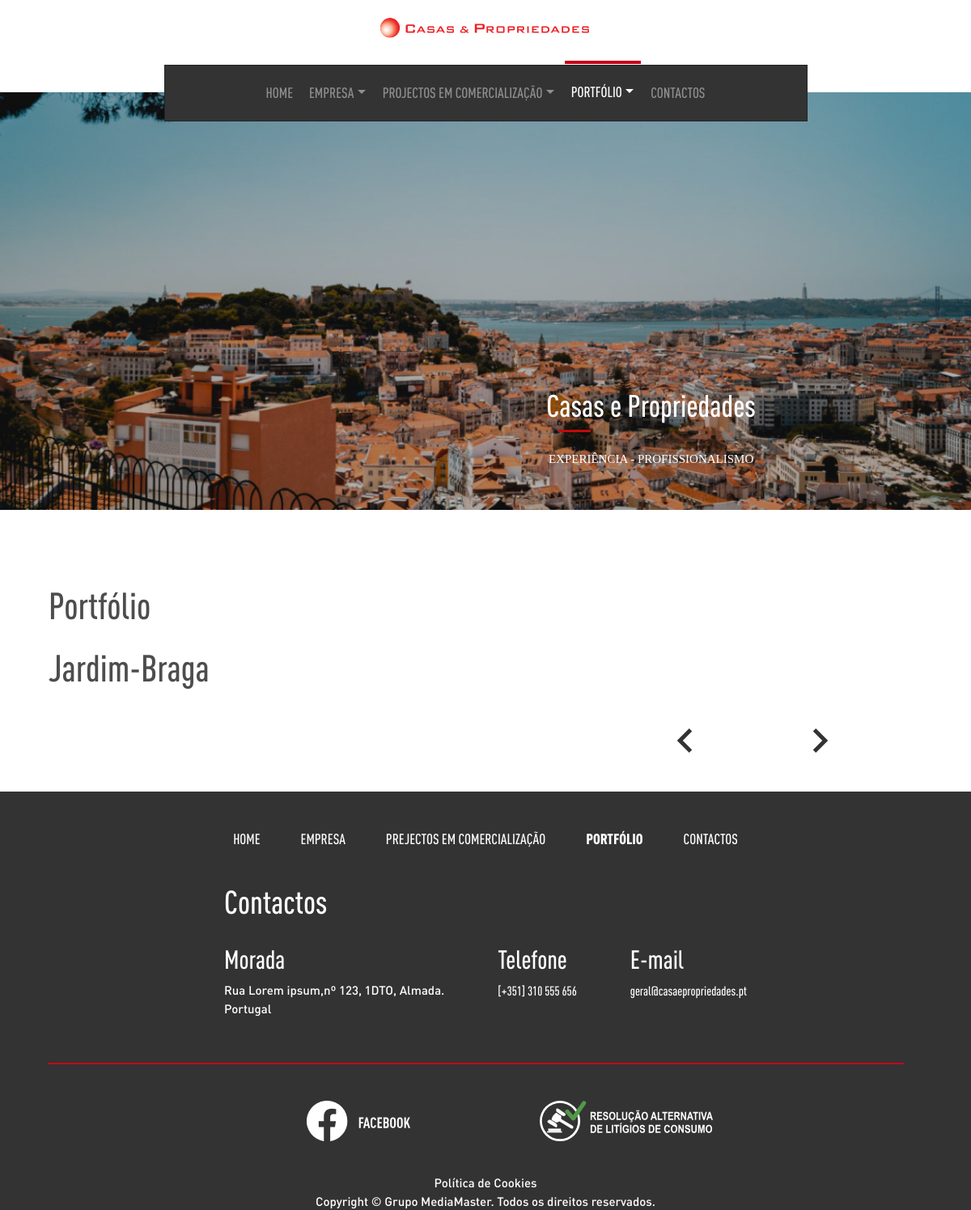
Screenshot of /portfolio.php with the database file from the repository.
### tables this page shows
CREATE TABLE `carousel` (
  `id` int(11) NOT NULL,
  `imagem` varchar(1000) NOT NULL,
  `titulo` varchar(100) NOT NULL,
  `texto` varchar(500) NOT NULL
);

CREATE TABLE `projectos` (
  `id` int(11) NOT NULL,
  `nome` varchar(500) NOT NULL,
  `acabamentos` text NOT NULL,
  `planta` text NOT NULL
);

CREATE TABLE `contactos` (
  `id` int(11) NOT NULL,
  `morada` varchar(500) NOT NULL,
  `telefone` varchar(500) NOT NULL,
  `email` varchar(500) NOT NULL,
  `facebook` varchar(500) NOT NULL,
  `email_form` varchar(500) NOT NULL
);

### portfolio.php (called while the page is built)
<?php
$current_menu = "portfolio";
require "components/header.php";
require "views/portfolio_view.php";
require "components/footer.php";
?>

### helpers/_base_de_dados_helper.php (called while the page is built, shortened)
<?php
$base_dados = [
  "host" => "localhost",
  "dbname" => "casas_e_prop_bd",
  "user" => "root",
  "pass" => "",
];
$pdo = new PDO("mysql:host=$base_dados[host];dbname=$base_dados[dbname];charset=utf8mb4","$base_dados[user]","$base_dados[pass]");
function selectSql($sql){
  global $pdo;
  $consulta = $pdo->query($sql);
  $resultado = $consulta->fetchAll(PDO::FETCH_ASSOC);
  return $resultado;
}
function selectSqlUnico($sql){
  global $pdo;
  $consulta = $pdo->query($sql);
  $resultado = $consulta->fetch(PDO::FETCH_ASSOC);
  return $resultado;
}
?>

### helpers/carousel_helper.php (called while the page is built)
<?php
function getCarousel(){
  $resultado = selectSql("SELECT * FROM carousel");
  return $resultado;
}
?>

### helpers/projecto_helper.php (called while the page is built, shortened)
<?php
function getProjectosDropdown(){
  $resultado = selectSql("SELECT id, nome FROM projectos");
  return $resultado;
}
?>

### helpers/contactos_helper.php (called while the page is built)
<?php
function getContactos(){
  $resultado = selectSqlUnico("SELECT * FROM contactos");
  return $resultado;
}
?>

### views/portfolio_view.php (the view, shortened to what this page needs)
<main class="container-fluid pt-5 px-0">
  <div class="row title ms-5">
    <div class="col-12">
      <h1 class="mt-4 mx-0">Portfólio</h1>
      <h1 class="mx-0"><?= $p["nome"] ?></h1>
    </div>
  </div>
  <div class="row my-5">
    <div class="col-1"></div>
    <div class="ms-5 col-6 p-0">
    </div>
    <div class="col-4 carousel-indicators-port">
      <div class="d-flex justify-content-center align-items-center">
          <button class="carousel-control-prev portfolio-prev" type="button" data-bs-target="#portfolio<?= $p["id"] ?>" data-bs-slide="prev">
            <span class="carousel-control-prev-icon" aria-hidden="true"></span>
          </button>
          <button class="carousel-control-next portfolio-next" type="button" data-bs-target="#portfolio<?= $p["id"] ?>" data-bs-slide="next">
            <span class="carousel-control-next-icon" aria-hidden="true"></span>
          </button>
        </div>
    </div>
  </div>
</main>

### components/header.php (shortened to what this page needs)
<?php
  $contactos = getContactos();
  $projectos_dropdown = getProjectosDropdown();
  $carousel = getCarousel();
?>
<!DOCTYPE html>
<html lang="pt">
<head>
  <link href="https://cdn.jsdelivr.net/npm/bootstrap@5.3.3/dist/css/bootstrap.min.css" rel="stylesheet">
  <link rel="stylesheet" href="public/fonts/din_pro/stylesheet.css">
  <link rel="stylesheet" href="public/fonts/montserrat/stylesheet.css">
  <link rel="stylesheet" href="public/fonts/open_sans/stylesheet.css">
  <link rel="stylesheet" href="public/css/style.css">
</head>
<body>
  <header class="container-fluid">
    <div class="row">
      <div class="col-12 text-center logo_nav">
        <img src="public/img/extras/logo.svg" alt="logo" id="logotipo">
      </div>
    </div>
    <div class="row">
      <div class="col-12 text-center px-0 ">
        <nav class="navbar navbar-expand-md border border-dark m-auto nav-desktop">
          <div class="container-fluid">
            <div class="collapse navbar-collapse" id="navbarNavDropdown">
              <ul class="navbar-nav m-auto">
                <li class="nav-item">
                  <a class="nav-link <?= ($current_menu == "home") ? "active" : "" ?>" aria-current="page" href="index.php">HOME</a>
                </li>
                <li class="nav-item dropdown">
                  <a class="nav-link <?= ($current_menu == "empresa") ? "active" : "" ?> dropdown-toggle" id="empresa" role="button" data-bs-toggle="dropdown" aria-expanded="false">
                    EMPRESA
                  </a>
                </li>
                <li class="nav-item dropdown">
                  <a class="nav-link <?= ($current_menu == "projectos") ? "active" : "" ?> dropdown-toggle" href="#" role="button" data-bs-toggle="dropdown" aria-expanded="false">
                    PROJECTOS EM COMERCIALIZAÇÃO
                  </a>
                </li>
                <li class="nav-item dropdown">
                  <a class="nav-link <?= ($current_menu == "portfolio") ? "active" : "" ?> dropdown-toggle" href="#" role="button" data-bs-toggle="dropdown" aria-expanded="false">
                    PORTFÓLIO
                  </a>
                </li>
                <li class="nav-item">
                  <a class="nav-link <?= ($current_menu == "contactos") ? "active" : "" ?>" href="contactos.php">CONTACTOS</a>
                </li>
              </ul>
            </div>
          </div>
        </nav>
      </div>
    </div>
    <div class="row">
      <div class="col-12 text-center px-0 header-image">
        <div id="carouselExampleAutoplaying" class="carousel slide" data-bs-ride="carousel">
          <div class="carousel-inner">
            <?php foreach($carousel as $i => $c): ?>
              <div class="carousel-item carousel-item <?= ($i == 0) ? "active" : "" ?>">
                <img src="<?= $c["imagem"] ?>" class="d-block w-100" alt="...">
                <div class="carousel-caption d-flex justify-content-end header-image-caption">
                  <div>
                    <h1><?= $c["titulo"] ?></h1>
                    <div class="red-separator-c"></div>
                    <br>
                    <h4><?= $c["texto"] ?></h4>
                  </div>
                </div>
              </div>
            <?php endforeach?>
          </div>
        </div>
      </div>
    </div>
  </header>

### components/footer.php
  <footer class="container-fluid">
    <div class="row footer-nav">
      <div class="col-12">
        <nav>
          <a href="#" class="<?= ($current_menu == "home") ? "activated" : "" ?>">
            HOME
          </a>
          <a href="#" onclick="abrir_com_delay('empresa')" class="<?= ($current_menu == "empresa") ? "activated" : "" ?>">
            EMPRESA
          </a>
          <a href="#" class="<?= ($current_menu == "projectos") ? "activated" : "" ?>">
            PREJECTOS EM COMERCIALIZAÇÃO
          </a>
          <a href="#" class="<?= ($current_menu == "portfolio") ? "activated" : "" ?>">
            PORTFÓLIO
          </a>
          <a href="#" class="<?= ($current_menu == "contactos") ? "activated" : "" ?>">
            CONTACTOS
          </a>
        </nav>
      </div>
    </div>
    <div class="row">
      <div class="col-12 contacts">
        <div class="contacts-title">
          <h1>Contactos</h1>
        </div>
        <div class="morada">
          <h2>Morada</h2>
          <p>
            <?= $contactos["morada"] ?>
          </p>
        </div>
        <div>
          <h2>Telefone</h2>
          <?= $contactos["telefone"] ?>
        </div>
        <div>
          <h2>E-mail</h2>
          <?= $contactos["email"] ?>
        </div>
      </div>
    <div class="row">
      <div class="col-12 separator-footer">
      </div>
    </div>
    <div class="row">
      <div class="col-12 footer-img">
        <div>
          <a href="">
            <img src="public/img/svg/facebook-branco.svg" alt="facebook">
          </a>
        </div>
        <div>
          <a href="ralc.php">
            <img src="public/img/svg/ralc.svg" alt="ralc">
          </a>
        </div>
      </div>
    </div>
    <div class="cookies-copyright">
      Política de Cookies <br>
      Copyright ©  Grupo MediaMaster. Todos os direitos reservados.
    </div>
  </footer>
</body>
</html>

### public/css/style.css (style rules this page uses)
:root { --cinza: rgb(77, 77, 77); --cinza-escuro: rgb(51, 51, 51); --cinza-claro: rgb(102, 102, 102); --cinza-contactos: rgb(241, 241, 241); --vermelho: rgb(198, 2, 26); --branco: rgb(255, 255, 255); --preto: rgb(0, 0, 0); }
body { margin: 0px auto; max-width: 1280px; min-width: 360px; }
.red-separator-c { background-color: rgb(194, 11, 11); width: 40px; height: 3px; margin: -15px 0px 0px 15px; }
header #logotipo { max-width: 280px; margin: 15px 0px 25px 0px; }
header .nav-desktop { background-color: var(--cinza-escuro); height: 70px; width: 795px; z-index: 1; }
header nav .nav-item .nav-link { font-family: 'DIN-cond-med'; font-size: 18px; color: rgba(255, 255, 255, 0.45); padding-top: 21px; position: relative; bottom: 9px; border-top: 5px solid transparent; margin: 0px 2px 0px 2px; }
.dropdown-toggle::after { margin: 1px; }
.navbar-nav .nav-link.active, .navbar-nav .nav-link.show { color: var(--branco); }
.navbar-nav .nav-link.active { border-top: 4px solid var(--vermelho); }
header .header-image { margin: auto; margin: -36px 0px 18px 0px; height: fit-content; }
header .carousel-caption { padding-right: 86px; height: 156px; flex-wrap: wrap; color: white; z-index: 1; }
header .header-image-caption div > h1 { font-family: 'DIN-cond-med'; font-size: 38px; margin-bottom: 22px; }
header .header-image-caption div > h4 { font-family: 'Montserrat'; font-size: 15px; text-transform: uppercase; }
main .title h1 { font-family: 'DIN-cond-med'; font-size: 46px; color: var(--cinza); margin: 22px 0px 0px 73px; }
.carousel-item > div { display: flex; justify-content: center; flex-wrap: wrap; margin: auto; align-items: center; gap: 30px; }
.carousel-control-next, .carousel-control-prev { opacity: 1; position: static; margin: auto; }
.carousel-control-next-icon, .carousel-control-prev-icon { height: 20px; }
footer { height: fit-content; background-color: var(--cinza-escuro); color: var(--branco); font-family: 'DIN-cond-med'; }
footer nav { margin-top: 45px; display: flex; justify-content: center; column-gap: 50px; }
footer nav a { font-size: 18px; text-decoration: none; color: inherit; min-width: fit-content; }
footer nav .activated { font-family: 'DIN-cond-black'; }
footer .contacts > .contacts-title { font-size: 46px; margin: 40px 0px 20px 0px; width: 650px; }
footer .contacts { margin: auto; max-width: 670px; display: flex; flex-wrap: wrap; justify-content: space-between; }
footer .contacts p { font-family: 'DIN-med'; font-size: 15px; }
footer .separator-footer { background-color: var(--vermelho); height: 2px; margin: 40px auto; width: 90%; }
footer .footer-img { position: relative; left: 42px; top: 5px; display: flex; justify-content: center; column-gap: 160px; }
footer .footer-img div img { height: 50px; }
footer .cookies-copyright { font-family: 'DIN-med'; font-size: 15px; text-align: center; display: flex; justify-content: center; align-items: center; margin-top: 45px; }
.logo_nav { display: flex; align-items: center; justify-content: center; }
.portfolio-next .carousel-control-next-icon { background-image: url("../img/svg/seta-tipo-de-fogo-direita-cinza.svg"); height: 30px; }
.portfolio-prev .carousel-control-prev-icon { background-image: url("../img/svg/seta-tipo-de-fogo-esquerda-cinza.svg"); height: 30px; }
.carousel-indicators-port { width: 360px; }

### rows the page displays
carousel: imagem (picture), titulo "Casas e Propriedades", texto "EXPERIÊNCIA - PROFISSIONALISMO"
projectos: nome "Jardim-Braga"
contactos: morada "Rua Lorem ipsum,nº 123, 1DTO, Almada. Portugal", telefone "[+351] 310 555 656", email "geral@casaepropriedades.pt"
